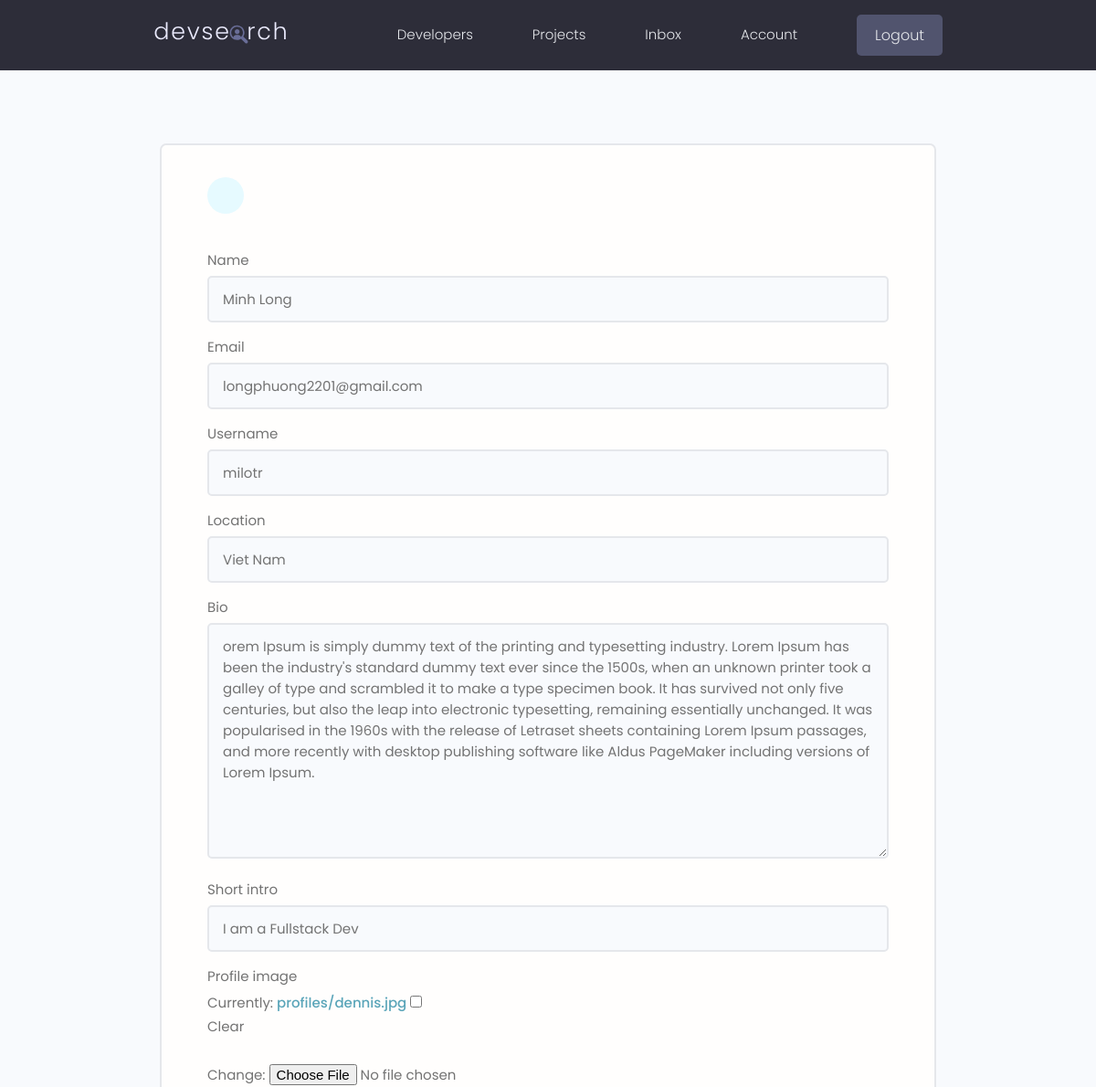
Before: /edit-account/ (signed in, upper part) with the older database file.
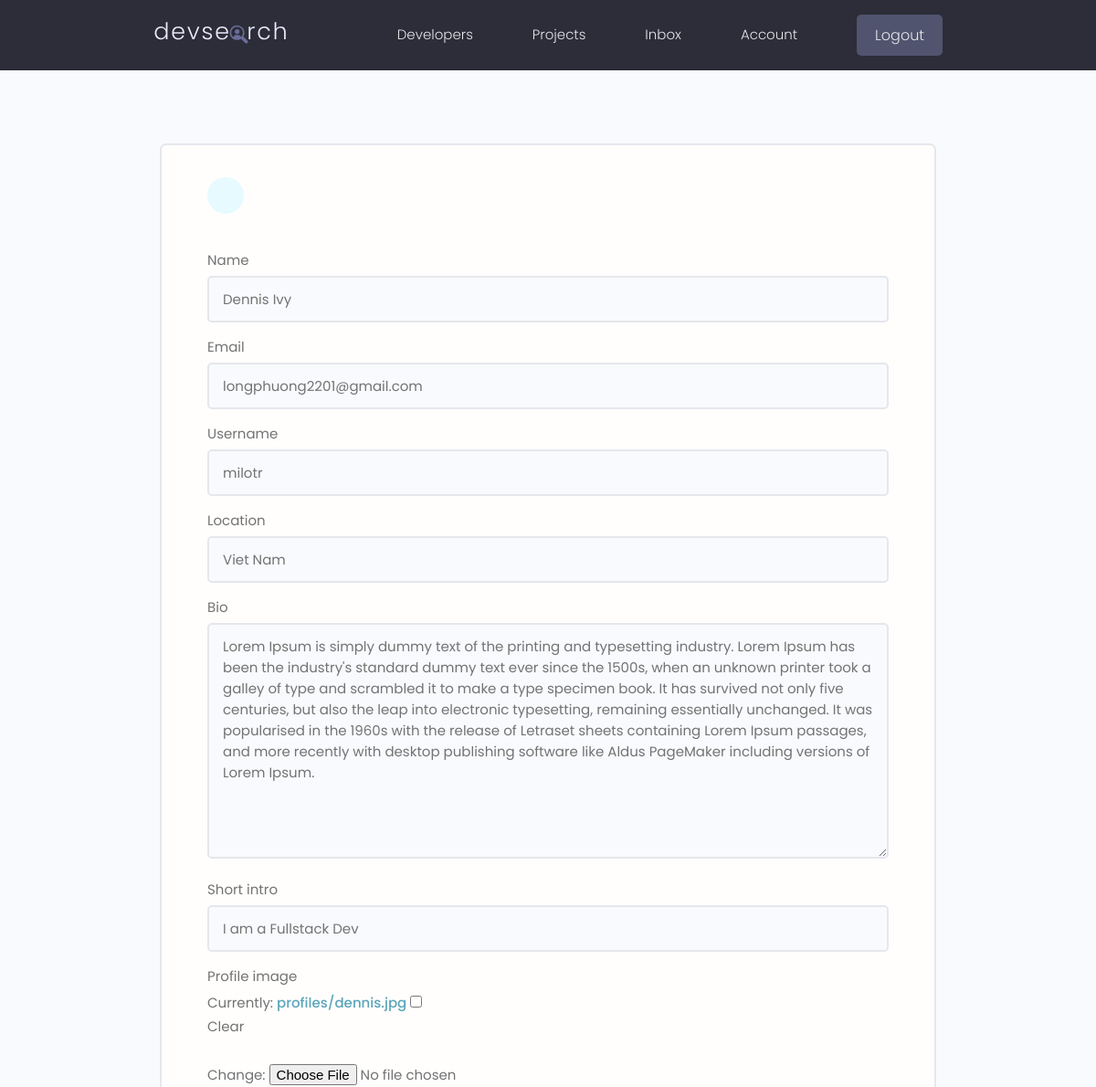
After: the same page with the newer database file.
### users/models.py (models this page shows, shortened)
class Profile(models.Model):
    user = models.OneToOneField(User, on_delete=models.CASCADE, null=True, blank=True)
    name = models.CharField(max_length=200, blank=True, null=True)
    email = models.EmailField(max_length=500, blank=True,null=True)
    username = models.CharField(max_length=200, blank=True, null=True)
    location = models.CharField(max_length=200, blank=True, null=True)
    short_intro = models.CharField(max_length=500, blank=True, null=True)
    bio = models.TextField(blank=True, null=True)
    profile_image = models.ImageField(blank=True, null=True, upload_to='profiles/', default='profiles/user-default.png' )
    social_github = models.CharField(max_length=200, blank=True, null=True)
    social_twitter = models.CharField(max_length=200, blank=True, null=True)
    social_linkedin = models.CharField(max_length=200, blank=True, null=True)
    social_youtube = models.CharField(max_length=200, blank=True, null=True)
    social_website = models.CharField(max_length=200, blank=True, null=True)
    created = models.DateTimeField(auto_now_add=True)
    id = models.UUIDField(default=uuid.uuid4, unique=True, primary_key=True, editable=False)

### users/views.py (the view)
# urls.py: path('edit-account/', views.editAccount, name='edit-account'),
@login_required(login_url='login')
def editAccount(request):
    profile = request.user.profile
    form = ProfileForm(instance = profile)
    if request.method == 'POST':
        form = ProfileForm(request.POST, request.FILES, instance=profile)
        if form.is_valid():
            form.save()
            return redirect('account')
    context = {'form':form,}
    return render(request, 'users/profile_form.html', context)

### users/forms.py
class ProfileForm(ModelForm):
    class Meta:
        model = Profile
        fields = ['name', 'email', 'username', 'location', 'bio', 'short_intro',
                  'profile_image', 'social_github', 'social_twitter',
                  'social_linkedin', 'social_youtube', 'social_website']
    def __init__(self,*args, **kwargs):
        super(ProfileForm, self).__init__(*args, **kwargs)
        for name, field in self.fields.items():
            field.widget.attrs.update({'class': 'input'})

### users/templates/users/profile_form.html (shortened to what this page needs)
{%extends 'main.html'%}
{%load static%}
{%block content%}
<main class="formPage my-xl">
    <div class="content-box">
        <div class="formWrapper">
            <a class="backButton" href="{%url 'account'%}"></a>
            <br>
            <form method='POST' action={%url 'edit-account'%} enctype="multipart/form-data">
                {%for field in form%}
                <div class="form__field">
                    <label for="formInput#text">{{field.label}}</label>
                    {{field}}
                </div>
                {%endfor%}
            </form>
        </div>
    </div>
</main>
{%endblock%}

Changed rows visible on the page:
changed Profile "longphuong2201@gmail.com": name "Minh Long" → "Dennis Ivy"; bio "orem Ipsum is simply dummy…" → "Lorem Ipsum is simply dummy…"
